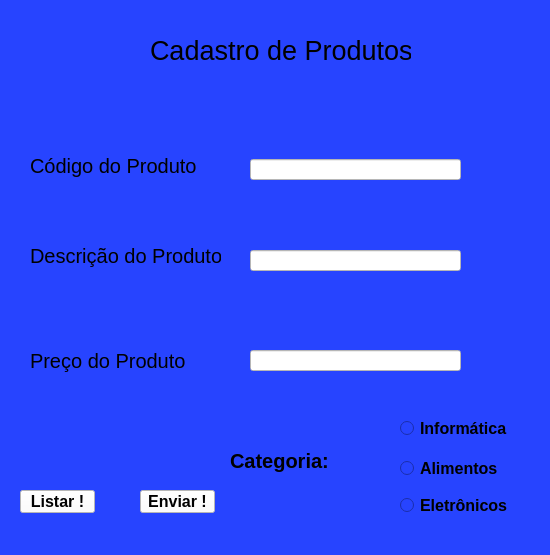
<?xml version="1.0" encoding="UTF-8"?>
<ui version="4.0">
 <class>MainWindow</class>
 <widget class="QMainWindow" name="MainWindow">
  <property name="geometry">
   <rect>
    <x>0</x>
    <y>0</y>
    <width>550</width>
    <height>555</height>
   </rect>
  </property>
  <property name="windowTitle">
   <string>MainWindow</string>
  </property>
  <property name="styleSheet">
   <string notr="true">background-color: rgb(39, 68, 255);</string>
  </property>
  <widget class="QWidget" name="centralwidget">
   <widget class="QLabel" name="label">
    <property name="geometry">
     <rect>
      <x>150</x>
      <y>40</y>
      <width>261</width>
      <height>21</height>
     </rect>
    </property>
    <property name="maximumSize">
     <size>
      <width>16777215</width>
      <height>16777215</height>
     </size>
    </property>
    <property name="font">
     <font>
      <pointsize>20</pointsize>
     </font>
    </property>
    <property name="text">
     <string>Cadastro de Produtos</string>
    </property>
   </widget>
   <widget class="QLabel" name="label_2">
    <property name="geometry">
     <rect>
      <x>30</x>
      <y>150</y>
      <width>171</width>
      <height>31</height>
     </rect>
    </property>
    <property name="font">
     <font>
      <pointsize>15</pointsize>
     </font>
    </property>
    <property name="text">
     <string>Código do Produto</string>
    </property>
   </widget>
   <widget class="QLabel" name="label_3">
    <property name="geometry">
     <rect>
      <x>30</x>
      <y>240</y>
      <width>191</width>
      <height>31</height>
     </rect>
    </property>
    <property name="font">
     <font>
      <pointsize>15</pointsize>
     </font>
    </property>
    <property name="text">
     <string>Descrição do Produto</string>
    </property>
   </widget>
   <widget class="QLabel" name="label_4">
    <property name="geometry">
     <rect>
      <x>30</x>
      <y>340</y>
      <width>161</width>
      <height>41</height>
     </rect>
    </property>
    <property name="font">
     <font>
      <pointsize>15</pointsize>
     </font>
    </property>
    <property name="text">
     <string>Preço do Produto</string>
    </property>
   </widget>
   <widget class="QLineEdit" name="lineEdit">
    <property name="geometry">
     <rect>
      <x>250</x>
      <y>159</y>
      <width>211</width>
      <height>21</height>
     </rect>
    </property>
    <property name="styleSheet">
     <string notr="true">background-color: rgb(255, 255, 255);</string>
    </property>
   </widget>
   <widget class="QLineEdit" name="lineEdit_2">
    <property name="geometry">
     <rect>
      <x>250</x>
      <y>250</y>
      <width>211</width>
      <height>21</height>
     </rect>
    </property>
    <property name="styleSheet">
     <string notr="true">background-color: rgb(255, 255, 255);</string>
    </property>
   </widget>
   <widget class="QLineEdit" name="lineEdit_3">
    <property name="geometry">
     <rect>
      <x>250</x>
      <y>350</y>
      <width>211</width>
      <height>21</height>
     </rect>
    </property>
    <property name="styleSheet">
     <string notr="true">background-color: rgb(255, 255, 255);</string>
    </property>
   </widget>
   <widget class="QRadioButton" name="radioButton">
    <property name="geometry">
     <rect>
      <x>400</x>
      <y>420</y>
      <width>121</width>
      <height>17</height>
     </rect>
    </property>
    <property name="font">
     <font>
      <pointsize>12</pointsize>
      <weight>75</weight>
      <bold>true</bold>
     </font>
    </property>
    <property name="text">
     <string>Informática</string>
    </property>
   </widget>
   <widget class="QRadioButton" name="radioButton_2">
    <property name="geometry">
     <rect>
      <x>400</x>
      <y>460</y>
      <width>111</width>
      <height>17</height>
     </rect>
    </property>
    <property name="font">
     <font>
      <pointsize>12</pointsize>
      <weight>75</weight>
      <bold>true</bold>
     </font>
    </property>
    <property name="text">
     <string>Alimentos</string>
    </property>
   </widget>
   <widget class="QRadioButton" name="radioButton_3">
    <property name="geometry">
     <rect>
      <x>400</x>
      <y>495</y>
      <width>121</width>
      <height>21</height>
     </rect>
    </property>
    <property name="font">
     <font>
      <pointsize>12</pointsize>
      <weight>75</weight>
      <bold>true</bold>
      <kerning>true</kerning>
     </font>
    </property>
    <property name="text">
     <string>Eletrônicos</string>
    </property>
   </widget>
   <widget class="QLabel" name="label_5">
    <property name="geometry">
     <rect>
      <x>230</x>
      <y>440</y>
      <width>111</width>
      <height>41</height>
     </rect>
    </property>
    <property name="font">
     <font>
      <pointsize>15</pointsize>
      <weight>75</weight>
      <bold>true</bold>
     </font>
    </property>
    <property name="text">
     <string>Categoria:</string>
    </property>
   </widget>
   <widget class="QPushButton" name="pushButton">
    <property name="geometry">
     <rect>
      <x>140</x>
      <y>490</y>
      <width>75</width>
      <height>23</height>
     </rect>
    </property>
    <property name="font">
     <font>
      <pointsize>12</pointsize>
      <weight>75</weight>
      <bold>true</bold>
     </font>
    </property>
    <property name="styleSheet">
     <string notr="true">background-color: rgb(255, 255, 255);</string>
    </property>
    <property name="text">
     <string>Enviar !</string>
    </property>
   </widget>
   <widget class="QPushButton" name="pushButton_2">
    <property name="geometry">
     <rect>
      <x>20</x>
      <y>490</y>
      <width>75</width>
      <height>23</height>
     </rect>
    </property>
    <property name="font">
     <font>
      <pointsize>12</pointsize>
      <weight>75</weight>
      <bold>true</bold>
     </font>
    </property>
    <property name="styleSheet">
     <string notr="true">background-color: rgb(255, 255, 255);</string>
    </property>
    <property name="text">
     <string>Listar !</string>
    </property>
   </widget>
  </widget>
  <widget class="QMenuBar" name="menubar">
   <property name="geometry">
    <rect>
     <x>0</x>
     <y>0</y>
     <width>550</width>
     <height>21</height>
    </rect>
   </property>
  </widget>
  <widget class="QStatusBar" name="statusbar"/>
 </widget>
 <resources/>
 <connections/>
</ui>
